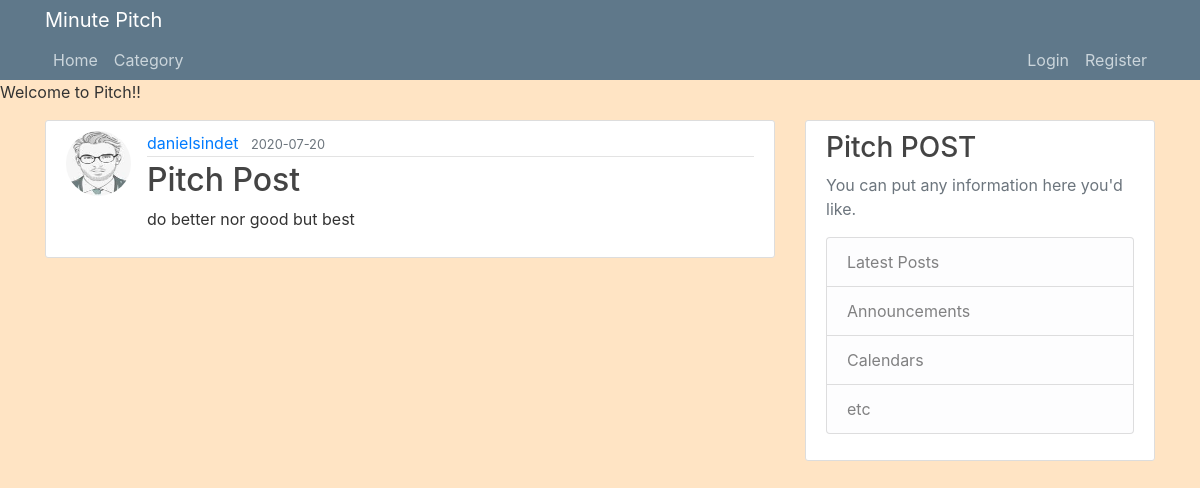
/post/1, run on the app's committed database.
### pitch/models.py (models this page shows, shortened)
class User(db.Model, UserMixin):
    id = db.Column(db.Integer, primary_key=True)
    username = db.Column(db.String(20), unique=True, nullable=False)
    email = db.Column(db.String(120), unique=True, nullable=False)
    image_file = db.Column(db.String(20), nullable=False, default='default.jpg')
    password = db.Column(db.String(60), nullable=False)
    posts = db.relationship('Post', backref='author', lazy=True)

class Post(db.Model):
    id = db.Column(db.Integer, primary_key=True)
    title = db.Column(db.String(100), nullable=False)
    date_posted = db.Column(db.DateTime, nullable=False, default=datetime.utcnow)
    content = db.Column(db.Text, nullable=False)
    user_id = db.Column(db.Integer, db.ForeignKey('user.id'), nullable=False)

### pitch/routes.py (the view)
@app.route("/post/<int:post_id>")
def post(post_id):
    post = Post.query.get_or_404(post_id)
    return render_template('post.html', title=post.title, post=post)

### pitch/templates/post.html (shortened to what this page needs)
{% extends "layout.html" %}
{% block content %}
  <article class="media content-section">
    <img class="rounded-circle article-img" src="{{ url_for('static', filename='profile_pics/' + post.author.image_file) }}">
    <div class="media-body">
      <div class="article-metadata">
        <a class="mr-2" href="#">{{ post.author.username }}</a>
        <small class="text-muted">{{ post.date_posted.strftime('%Y-%m-%d') }}</small>
      </div>
      <h2 class="article-title">{{ post.title }}</h2>
      <p class="article-content">{{ post.content }}</p>
    </div>
  </article>
{% endblock content %}

### pitch/static/main.css (style rules this page uses)
body { background: bisque; color: #333333; margin-top: 5rem; }
h1, h2, h3, h4, h5, h6 { color: #444444; }
.content-section { background: #ffffff; padding: 10px 20px; border: 1px solid #dddddd; border-radius: 3px; margin-bottom: 20px; }
.article-title { color: #444444; }
.article-content { white-space: pre-line; }
.article-img { height: 65px; width: 65px; margin-right: 16px; }
.article-metadata { padding-bottom: 1px; margin-bottom: 4px; border-bottom: 1px solid #e3e3e3 }

### data on the page
User: image_file (picture), author.username "danielsindet"
Post: date_posted "2020-07-20", title "Pitch Post", content "do better nor good but best"
